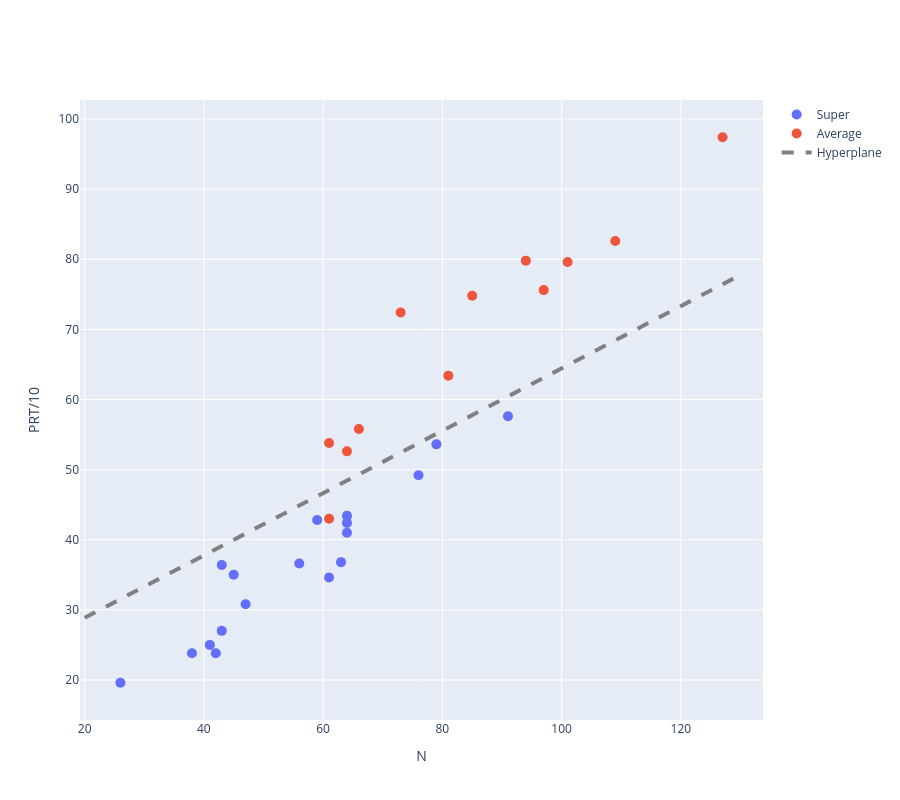

Notebook code for this chart:
### Markdown cell above
-Plot the testing data and the computed hyperplane.

### Code cell
ixSupTe=np.where(yte==1)[0]
ixAvgTe=np.where(yte==2)[0]


fig=go.Figure()
fig.add_trace(go.Scatter(x=Xte[ixSupTe,0],y=Xte[ixSupTe,1],mode='markers',name='Super'))
fig.add_trace(go.Scatter(x=Xte[ixAvgTe,0],y=Xte[ixAvgTe,1],mode='markers',name='Average'))
fig.update_traces(marker=dict(size=10))


x1 = np.arange(20,130,1)

x2=-(w[0,0]/w[1,0])*x1-b/w[1,0]
fig.add_trace(go.Scatter(x=x1,y=x2.flatten(),
                         mode='lines', line=dict(dash='dash',color="gray",width=4),name='Hyperplane'))

fig.update_xaxes(title_text='N')
fig.update_yaxes(title_text='PRT/10')
fig.update_layout(
    autosize=False,
    width=900,
    height=800)
fig.show()

### Figure 1 — Plotly figure (JSON) as saved in the notebook; plotly's stock layout.template omitted (floating-point values rounded to 4 significant figures)
{"data": [{"marker": {"size": 10}, "mode": "markers", "name": "Super", "type": "scatter", "x": [64.0, 47.0, 41.0, 63.0, 42.0, 64.0, 45.0, 38.0, 76.0, 79.0, 43.0, 91.0, 64.0, 43.0, 56.0, 61.0, 26.0, 59.0], "y": [43.4, 30.8, 25.0, 36.8, 23.8, 41.0, 35.0, 23.8, 49.2, 53.6, 27.0, 57.6, 42.4, 36.4, 36.6, 34.6, 19.6, 42.8]}, {"marker": {"size": 10}, "mode": "markers", "name": "Average", "type": "scatter", "x": [64.0, 73.0, 61.0, 85.0, 61.0, 94.0, 101.0, 127.0, 97.0, 81.0, 109.0, 66.0], "y": [52.6, 72.4, 53.8, 74.8, 43.0, 79.8, 79.6, 97.4, 75.6, 63.4, 82.6, 55.8]}, {"line": {"color": "gray", "dash": "dash", "width": 4}, "mode": "lines", "name": "Hyperplane", "type": "scatter", "x": [20, 21, 22, 23, 24, 25, 26, 27, 28, 29, 30, 31, 32, 33, 34, 35, 36, 37, 38, 39, 40, 41, 42, 43, 44, 45, 46, 47, 48, 49, 50, 51, 52, 53, 54, 55, 56, 57, 58, 59, 60, 61, 62, 63, 64, 65, 66, 67, 68, 69, 70, 71, 72, 73, 74, 75, 76, 77, 78, 79, 80, 81, 82, 83, 84, 85, 86, 87, 88, 89, 90, 91, 92, 93, 94, 95, 96, 97, 98, 99, 100, 101, 102, 103, 104, 105, 106, 107, 108, 109, 110, 111, 112, 113, 114, 115, 116, 117, 118, 119, 120, 121, 122, 123, 124, 125, 126, 127, 128, 129], "y": [28.86, 29.31, 29.75, 30.2, 30.64, 31.09, 31.53, 31.98, 32.42, 32.87, 33.31, 33.75, 34.2, 34.64, 35.09, 35.53, 35.98, 36.42, 36.87, 37.31, 37.76, 38.2, 38.65, 39.09, 39.53, 39.98, 40.42, 40.87, 41.31, 41.76, 42.2, 42.65, 43.09, 43.54, 43.98, 44.43, 44.87, 45.31, 45.76, 46.2, 46.65, 47.09, 47.54, 47.98, 48.43, 48.87, 49.32, 49.76, 50.21, 50.65, 51.1, 51.54, 51.98, 52.43, 52.87, 53.32, 53.76, 54.21, 54.65, 55.1, 55.54, 55.99, 56.43, 56.88, 57.32, 57.76, 58.21, 58.65, 59.1, 59.54, 59.99, 60.43, 60.88, 61.32, 61.77, 62.21, 62.66, 63.1, 63.54, 63.99, 64.43, 64.88, 65.32, 65.77, 66.21, 66.66, 67.1, 67.55, 67.99, 68.44, 68.88, 69.32, 69.77, 70.21, 70.66, 71.1, 71.55, 71.99, 72.44, 72.88, 73.33, 73.77, 74.22, 74.66, 75.11, 75.55, 75.99, 76.44, 76.88, 77.33]}], "layout": {"autosize": false, "height": 800, "width": 900, "xaxis": {"title": {"text": "N"}}, "yaxis": {"title": {"text": "PRT/10"}}}}
